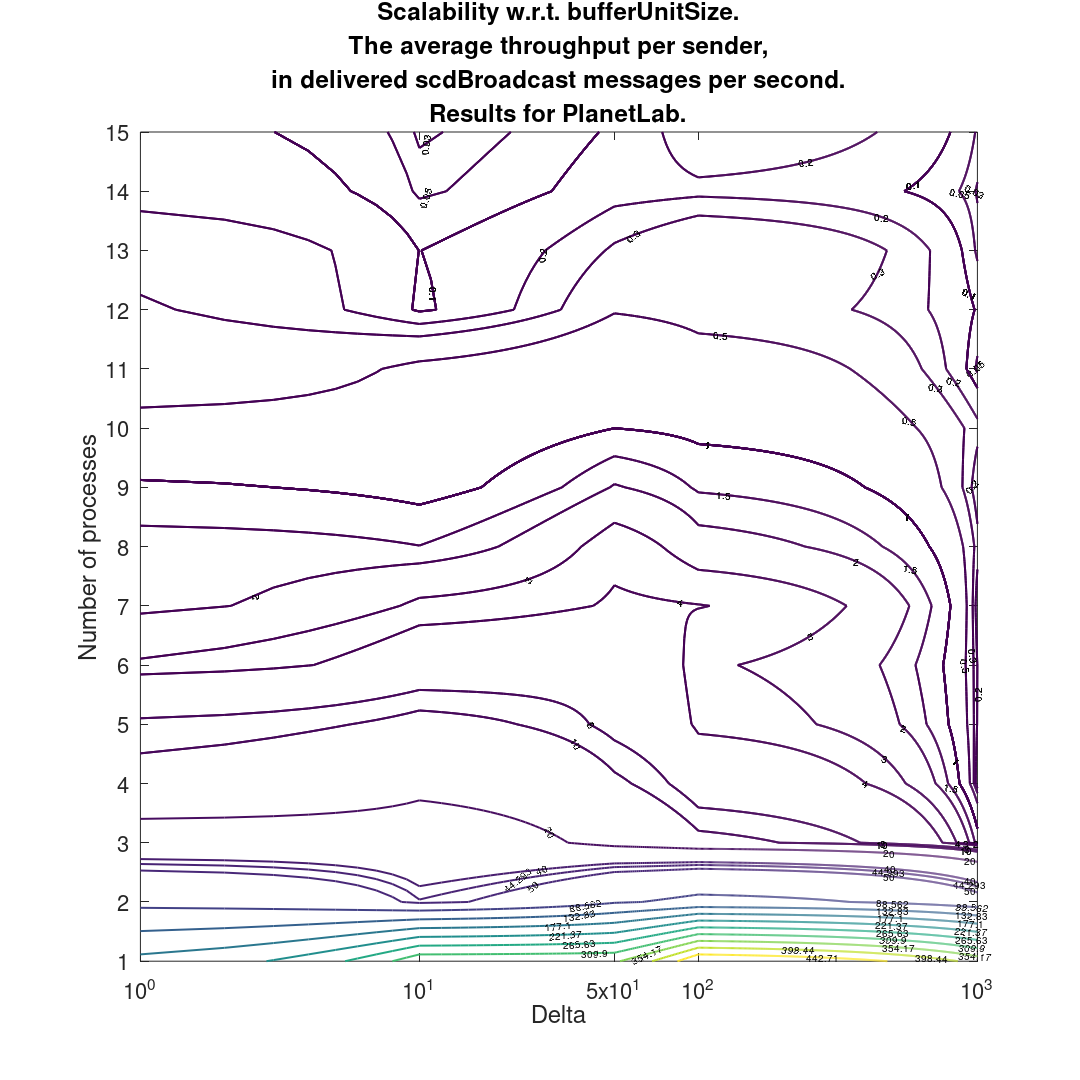

Reproduce this figure in MATLAB.
clf
set(0,'DefaultFigureVisible','off')
figure('DefaultAxesFontSize',22);
x = [;10;1000;100;50;1;100;1;1000;50;10;100;10;50;1;1000;50;1;10;1000;100;1000;50;1;100;10;100;1000;50;10;1;100;1000;10;1;50;100;1000;10;50;1;1000;50;1;100;10;1000;1;10;50;100;100;10;1;50;1000;10;1;100;50;1000;10;50;100;1;1000;1000;1;50;10;100;1;100;50;1000;10];
y = [;1;1;1;1;1;2;2;2;2;2;3;3;3;3;3;4;4;4;4;4;5;5;5;5;5;6;6;6;6;6;7;7;7;7;7;8;8;8;8;8;9;9;9;9;9;10;10;10;10;10;11;11;11;11;11;12;12;12;12;12;13;13;13;13;13;14;14;14;14;14;15;15;15;15;15];
z = [;344.0698698464251;380.8369427190546;486.97511733380964;347.4768320872523;190.0476486028862;99.71331768022304;77.46957261571322;59.365979678918514;84.7643562721839;45.06477662546678;11.027123984243701;26.052195845796113;15.998042390216867;25.731479430247624;1.285602491504928;10.717532962402796;11.506928327144385;17.59590942996151;0.1092312824277245;5.932763825205582;0.1906348565189545;6.987869797775788;8.546996948635922;3.6290035434006844;11.344927807411846;3.1247429765958956;0.19847107738914707;6.828108558816396;5.575182734649638;3.1416617764921555;4.041815777008829;0.1337536407428369;3.2305947579161973;1.8264430724315313;4.19412653547953;2.3270602744593583;0.24192014499642434;1.5129258860886405;3.634411349156159;1.739649014483919;0.13319490136404719;2.05827429567715;1.0607440107441493;1.4227723527450362;0.7877334483669143;0.2306085639572228;0.5763963026290839;0.6379077562266796;0.9977858445757615;0.8454389256233084;0.6777764963006595;0.5605857288346052;0.35597076830355023;0.9085704152612651;0.03822986849662469;0.08556075982177692;0.30835160687318564;0.3814170125299462;0.4728541292922401;0.09274392268892263;0.09904222414160398;0.320249164814699;0.48401774075937004;0.2750401027191669;0.04081768547048996;0.027319723525146604;0.16203309388419634;0.1583715453826213;0.042800687264139464;0.17164416583931913;0.12169950894622183;0.292853115185195;0.11312724920889544;0.04508866084713536;0.0252767992898403];
[X,Y]=meshgrid(min(x):max(x),min(y):max(y));
Z=griddata(x,y,z,X,Y);
contour(X,Y,Z, 'linewidth', 2, 'ShowText','on');
hold on
contour(X,Y,Z,'LevelList', [0;0.03;0.01], 'linewidth', 2, 'ShowText','on');
contour(X,Y,Z,'LevelList', [0.03;0.05;0.01], 'linewidth', 2, 'ShowText','on');
contour(X,Y,Z,'LevelList', [0.05;0.1;0.01], 'linewidth', 2, 'ShowText','on');
contour(X,Y,Z,'LevelList', [0.1;0.2;0.1], 'linewidth', 2, 'ShowText','on');
contour(X,Y,Z,'LevelList', [0.2;0.3;0.1], 'linewidth', 2, 'ShowText','on');
contour(X,Y,Z,'LevelList', [0.3;0.5;0.1], 'linewidth', 2, 'ShowText','on');
contour(X,Y,Z,'LevelList', [0.5;1;0.1], 'linewidth', 2, 'ShowText','on');
contour(X,Y,Z,'LevelList', [1;1.5;1], 'linewidth', 2, 'ShowText','on');
contour(X,Y,Z,'LevelList', [1.5;2;1], 'linewidth', 2, 'ShowText','on');
contour(X,Y,Z,'LevelList', [2;3;1], 'linewidth', 2, 'ShowText','on');
contour(X,Y,Z,'LevelList', [3;4;1], 'linewidth', 2, 'ShowText','on');
contour(X,Y,Z,'LevelList', [4;8;1], 'linewidth', 2, 'ShowText','on');
contour(X,Y,Z,'LevelList', [8;10;1], 'linewidth', 2, 'ShowText','on');
contour(X,Y,Z,'LevelList', [10;20;1], 'linewidth', 2, 'ShowText','on');
contour(X,Y,Z,'LevelList', [40;50;1], 'linewidth', 2, 'ShowText','on');
title({'Scalability w.r.t. bufferUnitSize.', 'The average throughput per sender,' ,  'in delivered scdBroadcast messages per second.', 'Results for PlanetLab.'})
xlabel('Delta')
xticks([1, 10, 50, 100, 1000])
ylabel('Number of processes')
yticks([1, 2, 3, 4, 5, 6, 7, 8, 9, 10, 11, 12, 13, 14, 15])
set(gcf, 'PaperPosition', [0.0 0.0 15 15]);
set(gcf, 'PaperSize', [15 15]);
set(gca, 'XScale', 'log');
saveas(gcf, 'scd_exp4_pl_tput.pdf')
